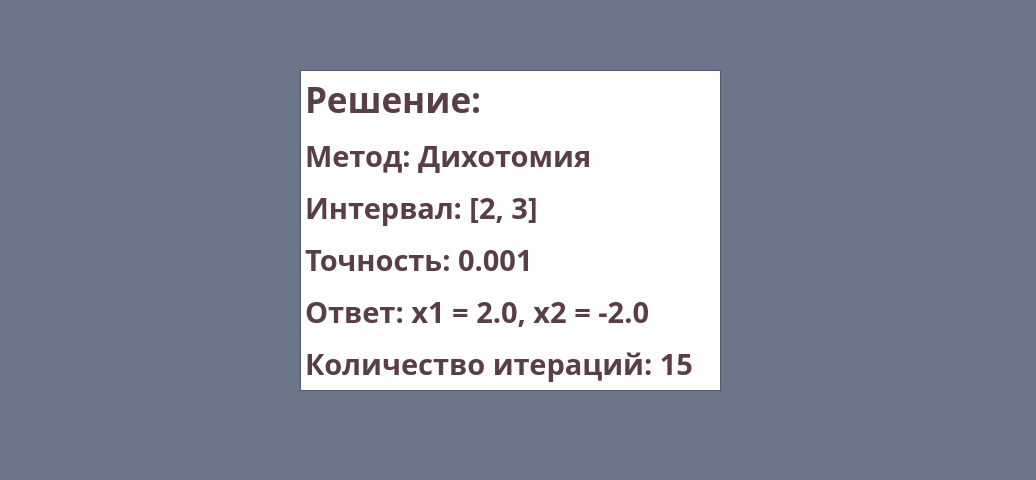
<?xml version="1.0" encoding="UTF-8"?>
<ui version="4.0">
 <class>Solution</class>
 <widget class="QMainWindow" name="Solution">
  <property name="geometry">
   <rect>
    <x>0</x>
    <y>0</y>
    <width>1036</width>
    <height>480</height>
   </rect>
  </property>
  <property name="palette">
   <palette>
    <active>
     <colorrole role="WindowText">
      <brush brushstyle="SolidPattern">
       <color alpha="255">
        <red>89</red>
        <green>62</green>
        <blue>69</blue>
       </color>
      </brush>
     </colorrole>
     <colorrole role="Text">
      <brush brushstyle="SolidPattern">
       <color alpha="255">
        <red>89</red>
        <green>62</green>
        <blue>69</blue>
       </color>
      </brush>
     </colorrole>
     <colorrole role="ButtonText">
      <brush brushstyle="SolidPattern">
       <color alpha="255">
        <red>89</red>
        <green>62</green>
        <blue>69</blue>
       </color>
      </brush>
     </colorrole>
     <colorrole role="Window">
      <brush brushstyle="SolidPattern">
       <color alpha="255">
        <red>107</red>
        <green>118</green>
        <blue>139</blue>
       </color>
      </brush>
     </colorrole>
     <colorrole role="Highlight">
      <brush brushstyle="SolidPattern">
       <color alpha="255">
        <red>59</red>
        <green>70</green>
        <blue>89</blue>
       </color>
      </brush>
     </colorrole>
    </active>
    <inactive>
     <colorrole role="WindowText">
      <brush brushstyle="SolidPattern">
       <color alpha="255">
        <red>89</red>
        <green>62</green>
        <blue>69</blue>
       </color>
      </brush>
     </colorrole>
     <colorrole role="Text">
      <brush brushstyle="SolidPattern">
       <color alpha="255">
        <red>89</red>
        <green>62</green>
        <blue>69</blue>
       </color>
      </brush>
     </colorrole>
     <colorrole role="ButtonText">
      <brush brushstyle="SolidPattern">
       <color alpha="255">
        <red>89</red>
        <green>62</green>
        <blue>69</blue>
       </color>
      </brush>
     </colorrole>
     <colorrole role="Window">
      <brush brushstyle="SolidPattern">
       <color alpha="255">
        <red>107</red>
        <green>118</green>
        <blue>139</blue>
       </color>
      </brush>
     </colorrole>
     <colorrole role="Highlight">
      <brush brushstyle="SolidPattern">
       <color alpha="255">
        <red>59</red>
        <green>70</green>
        <blue>89</blue>
       </color>
      </brush>
     </colorrole>
    </inactive>
    <disabled>
     <colorrole role="Base">
      <brush brushstyle="SolidPattern">
       <color alpha="255">
        <red>107</red>
        <green>118</green>
        <blue>139</blue>
       </color>
      </brush>
     </colorrole>
     <colorrole role="Window">
      <brush brushstyle="SolidPattern">
       <color alpha="255">
        <red>107</red>
        <green>118</green>
        <blue>139</blue>
       </color>
      </brush>
     </colorrole>
    </disabled>
   </palette>
  </property>
  <property name="windowTitle">
   <string>MainWindow</string>
  </property>
  <widget class="QWidget" name="centralwidget">
   <widget class="QTextBrowser" name="textBrowser">
    <property name="geometry">
     <rect>
      <x>300</x>
      <y>70</y>
      <width>421</width>
      <height>321</height>
     </rect>
    </property>
    <property name="font">
     <font>
      <family>Gilroy</family>
      <pointsize>22</pointsize>
      <bold>true</bold>
     </font>
    </property>
    <property name="html">
     <string>&lt;!DOCTYPE HTML PUBLIC &quot;-//W3C//DTD HTML 4.0//EN&quot; &quot;http://www.w3.org/TR/REC-html40/strict.dtd&quot;&gt;
&lt;html&gt;&lt;head&gt;&lt;meta name=&quot;qrichtext&quot; content=&quot;1&quot; /&gt;&lt;meta charset=&quot;utf-8&quot; /&gt;&lt;style type=&quot;text/css&quot;&gt;
p, li { white-space: pre-wrap; }
hr { height: 1px; border-width: 0; }
li.unchecked::marker { content: &quot;\2610&quot;; }
li.checked::marker { content: &quot;\2612&quot;; }
&lt;/style&gt;&lt;/head&gt;&lt;body style=&quot; font-family:'Gilroy'; font-size:22pt; font-weight:700; font-style:normal;&quot;&gt;
&lt;h3 style=&quot; margin-top:14px; margin-bottom:12px; margin-left:0px; margin-right:0px; -qt-block-indent:0; text-indent:0px;&quot;&gt;&lt;span style=&quot; font-size:large;&quot;&gt;Решение:&lt;/span&gt;&lt;/h3&gt;
&lt;p style=&quot; margin-top:12px; margin-bottom:12px; margin-left:0px; margin-right:0px; -qt-block-indent:0; text-indent:0px;&quot;&gt;Метод: Дихотомия&lt;/p&gt;
&lt;p style=&quot; margin-top:12px; margin-bottom:12px; margin-left:0px; margin-right:0px; -qt-block-indent:0; text-indent:0px;&quot;&gt;Интервал: [2, 3]&lt;/p&gt;
&lt;p style=&quot; margin-top:12px; margin-bottom:12px; margin-left:0px; margin-right:0px; -qt-block-indent:0; text-indent:0px;&quot;&gt;Точность: 0.001&lt;/p&gt;
&lt;p style=&quot; margin-top:12px; margin-bottom:12px; margin-left:0px; margin-right:0px; -qt-block-indent:0; text-indent:0px;&quot;&gt;Ответ: x1 = 2.0, x2 = -2.0&lt;/p&gt;
&lt;p style=&quot; margin-top:12px; margin-bottom:12px; margin-left:0px; margin-right:0px; -qt-block-indent:0; text-indent:0px;&quot;&gt;Количество итераций: 15 &lt;/p&gt;&lt;/body&gt;&lt;/html&gt;</string>
    </property>
   </widget>
  </widget>
 </widget>
 <resources/>
 <connections/>
</ui>
